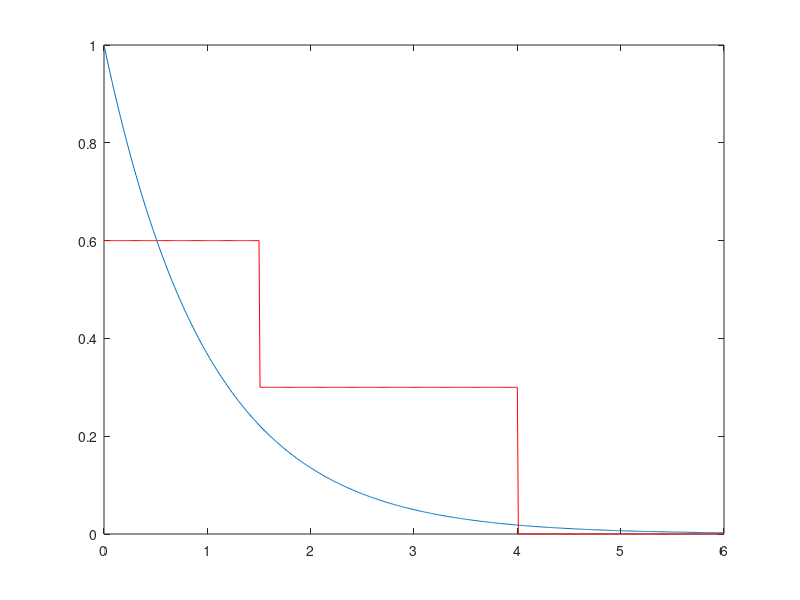
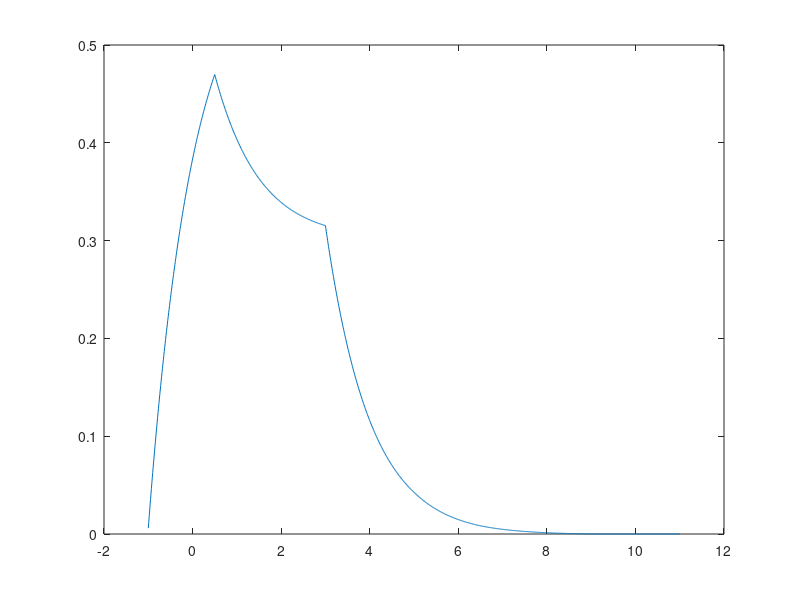

Source code (MATLAB) for these figures, in order:
st = 0.01 ;
t =0 : st : 6;
t1 =  4+st: st :6;
t2 =  0: st : 1.5;
t3 = 1.5+st : st : 4  ;
x1 = zeros(size(t1));
x2 = (ones(size(t2)))-0.4;
x3 = (ones(size(t3)))-0.7 ; 
x =[x2 x3 x1]; 

h = exp(-t);
figure(1); 
plot(t,h);
hold on ;
plot(t,x,'color','r');
hold off;


figure(2);
ty = 0: st :12;

y = conv(x,h).*st;
ty = ty-1 ;  
plot(ty,y);